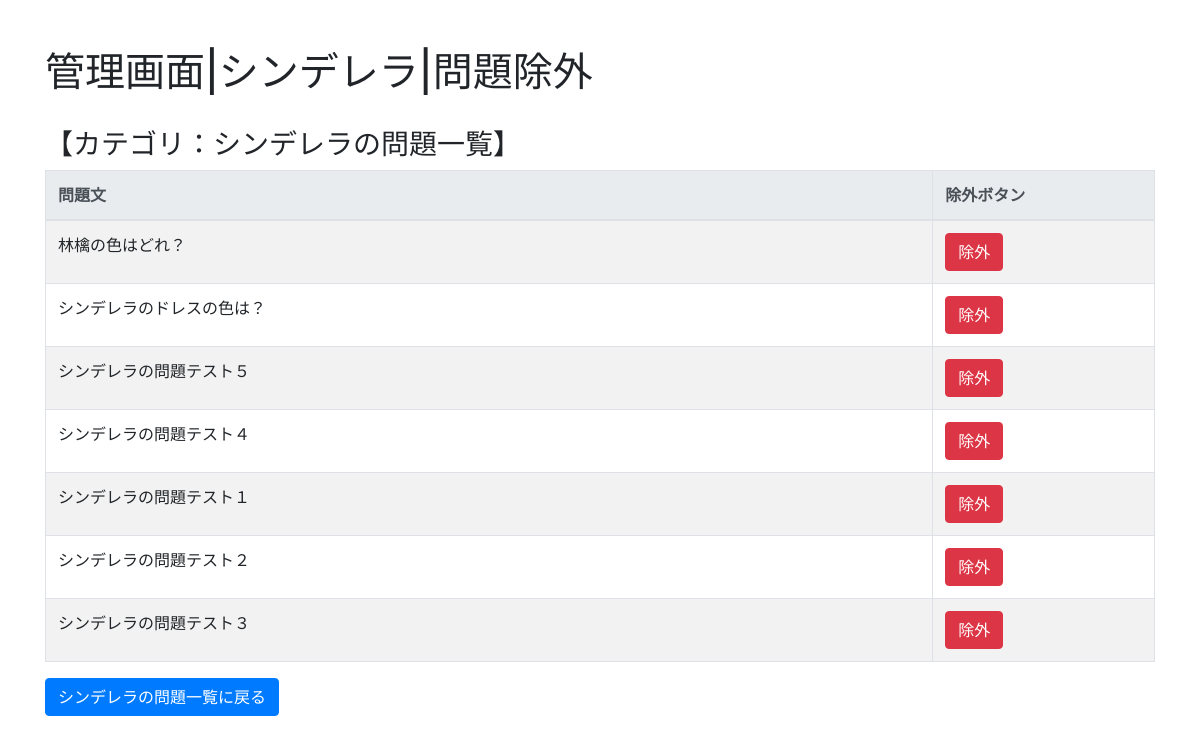
The page /edit/question/exclusion/1 on the database its author committed.
### question/models.py (models this page shows, shortened)
class Category(models.Model):
    name = models.CharField('カテゴリ名称', max_length=512, blank=False)
    category_no = models.PositiveSmallIntegerField(verbose_name='カテゴリNo.', default=1)

class Question(models.Model):
    body = models.CharField('本文（漢字）', max_length=1024)
    body_kana = models.CharField('本文（ひらがな）', max_length=1024, default="")
    Category = models.ManyToManyField(Category)
    question_no = models.PositiveSmallIntegerField(verbose_name='問題No.', default=0)
    answer_choice_no = models.PositiveSmallIntegerField(verbose_name='正解No.', default=1)
    ok_comment = models.CharField('解説（正解の場合）', max_length=1024, default="")
    ng_comment = models.CharField('解説（不正解の場合）', max_length=1024, default="")
    question_disp_type = models.ForeignKey(QuestionDispType, on_delete=models.SET_DEFAULT, default=set_default_disp_type)

### edit/views.py (the view, shortened to what this page needs)
# urls.py: path('question/exclusion/<int:category_id>', views.QuestionExclusionView.as_view(), name='question_exclusion'),
class QuestionExclusionView(TemplateView):
    template_name = 'question/question_exclusion.html'
    def get_context_data(self, **kwargs):
        context = super().get_context_data(**kwargs)
        category = Category.objects.get(pk=self.kwargs.get('category_id'))
        context['category'] = category
        context['question_list'] = category.question_set.all()
        context['exclusion_result'] = self.kwargs.get('exclusion_result')
        return context

### edit/templates/question/question_exclusion.html (shortened to what this page needs)
{% extends 'question/base.html' %}
{% block page_title %}管理画面|{{ category.name }}|問題除外{% endblock %}
{% block content %}
<div class="container">
    <div class="row">
      <div class="col-12">
        <br>
        <h3>【カテゴリ：{{ category.name }}の問題一覧】</h3>
        <table class="table table-bordered table-striped">
            <thead class="thead-light">
                <tr class="question">
                  <th style="width:80%">問題文</th>
                  <th style="width:20%">除外ボタン</th>
                </tr>
            </thead>
            {% for question in question_list %}
            <tr>
                <td>{{ question.body }}</td>
                <td>
                  <form id="action_form" action="{% url 'question_exclusion' category.pk %}" method="post">
                    <input type="submit" class="btn btn-danger" value="除外"></a>
                  </form>
                </td>
            </tr>
            {% endfor %}
        </table>
      </div>
    </div>
    <div class="row">
        <div class="col-12">
          <a class="btn btn-primary" href="{% url 'category_question_list' category.pk %}" role="button">{{ category.name }}の問題一覧に戻る</a>
        </div>
      </div>
</div>
{% endblock %}

### rows shown on the page
Category: name "シンデレラ"
Question: body "林檎の色はどれ？"
Question: body "シンデレラのドレスの色は？"
Question: body "シンデレラの問題テスト５"
Question: body "シンデレラの問題テスト４"
Question: body "シンデレラの問題テスト１"
Question: body "シンデレラの問題テスト２"
Question: body "シンデレラの問題テスト３"
